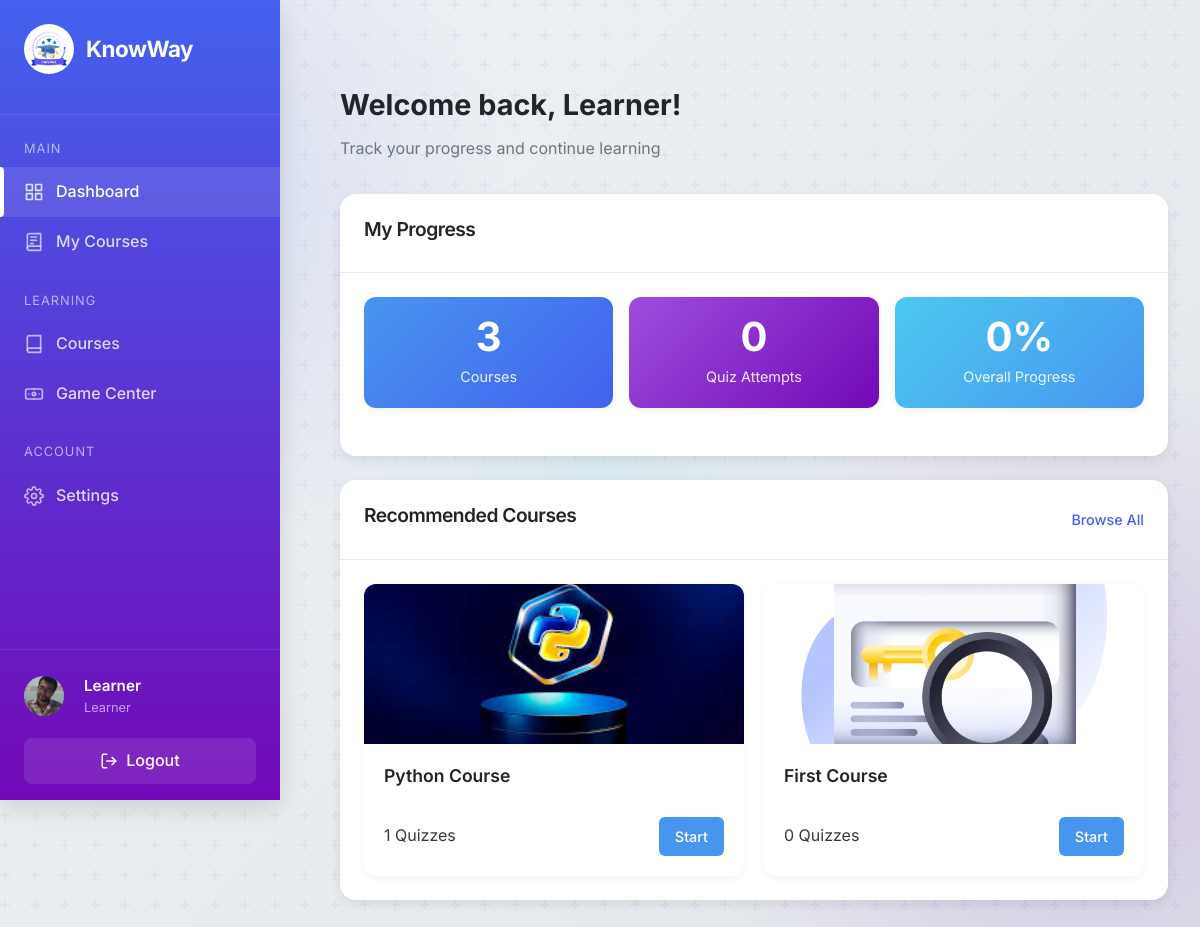
Page /view/dashboard.php (signed in) on the committed database.
### tables this page shows
CREATE TABLE `users` (
  `id` int(11) NOT NULL,
  `username` varchar(100) NOT NULL,
  `email` varchar(255) NOT NULL,
  `password` varchar(255) NOT NULL,
  `created_at` timestamp NOT NULL DEFAULT current_timestamp(),
  `role` varchar(20) DEFAULT 'learner',
  `phone` varchar(20) DEFAULT NULL,
  `bio` text DEFAULT NULL,
  `avatar` varchar(255) DEFAULT NULL
);

CREATE TABLE `courses` (
  `id` int(11) NOT NULL,
  `creator_id` int(11) NOT NULL,
  `title` varchar(255) NOT NULL,
  `description` text DEFAULT NULL,
  `image` varchar(255) DEFAULT NULL,
  `video` varchar(255) DEFAULT NULL,
  `video_type` enum('youtube','vimeo','uploaded') DEFAULT NULL,
  `status` enum('draft','pending','published') NOT NULL DEFAULT 'pending',
  `created_at` timestamp NOT NULL DEFAULT current_timestamp(),
  `updated_at` timestamp NULL DEFAULT NULL ON UPDATE current_timestamp(),
  `approved_at` timestamp NULL DEFAULT NULL,
  `approved_by` int(11) DEFAULT NULL
);

### view/dashboard.php (the view, shortened to what this page needs)
<?php
include '../config/db.php';
$user_id = $_SESSION['user_id'];
$username = $_SESSION['username'];
$user_avatar = '';
$stmt = $conn->prepare("SELECT avatar FROM users WHERE id = ?");
$stmt->bind_param("i", $user_id);
$stmt->execute();
$avatar_result = $stmt->get_result();
if ($avatar_result && $avatar_result->num_rows > 0) {
    $user_avatar = $avatar_result->fetch_assoc()['avatar'];
}
$initials = '';
$name_parts = explode(' ', $username);
foreach ($name_parts as $part) {
    $initials .= substr($part, 0, 1);
}
$enrolled_courses_query = "SELECT COUNT(DISTINCT cl.course_id) as enrolled
                          FROM course_likes cl
                          WHERE cl.user_id = ?";
$stmt = $conn->prepare($enrolled_courses_query);
$stmt->bind_param("i", $user_id);
$stmt->execute();
$enrolled_result = $stmt->get_result();
$enrolled_count = $enrolled_result->fetch_assoc()['enrolled'];
$quiz_attempts_query = "SELECT COUNT(*) as attempts
                       FROM quiz_attempts
                       WHERE user_id = ?";
$stmt = $conn->prepare($quiz_attempts_query);
$stmt->bind_param("i", $user_id);
$stmt->execute();
$attempts_result = $stmt->get_result();
$quiz_attempts = $attempts_result->fetch_assoc()['attempts'];
$completion_query = "SELECT
                    (SELECT COUNT(*) FROM quiz_attempts WHERE user_id = ? AND completed = 1) as completed,
                    (SELECT COUNT(*) FROM course_quizzes cq
                     JOIN courses c ON c.id = cq.course_id
                     JOIN course_likes cl ON cl.course_id = c.id
                     WHERE cl.user_id = ?) as total";
$stmt = $conn->prepare($completion_query);
$stmt->bind_param("ii", $user_id, $user_id);
$stmt->execute();
$completion_result = $stmt->get_result();
$completion_data = $completion_result->fetch_assoc();
$completed_quizzes = $completion_data['completed'];
$total_quizzes = $completion_data['total'];
$completion_percentage = $total_quizzes > 0 ? round(($completed_quizzes / $total_quizzes) * 100) : 0;
$courses_sql = "SELECT * FROM courses WHERE status = 'published' ORDER BY created_at DESC LIMIT 6";
$courses_result = $conn->query($courses_sql);
$user_progress = [
    'courses_enrolled' => $enrolled_count,
    'courses_completed' => $completed_quizzes,
    'quiz_attempts' => $quiz_attempts
];
?>
<!DOCTYPE html>
<html lang="en">
<head>
    <link rel="stylesheet" href="dashboard.css">
    <link rel="stylesheet" href="styles.css">
</head>
<body>
    <button class="mobile-menu-btn" id="mobileMenuBtn">
    </button>
    <aside class="sidebar" id="sidebar">
        <div class="sidebar-header">
            <a href="dashboard.php" class="logo">
                <img src="assets/logo-white-bg.png" alt="KnowWay Logo" class="logo-image">
                <div class="logo-text">KnowWay</div>
            </a>
        </div>
        <div class="sidebar-content">
            <div class="nav-section">
                <div class="nav-section-title">Main</div>
                <ul class="nav-links">
                    <li>
                        <a href="dashboard.php" class="nav-link active">
                            Dashboard
                        </a>
                    </li>
                    <li>
                        <a href="my-courses.php" class="nav-link">
                            My Courses
                        </a>
                    </li>
                </ul>
            </div>
            <div class="nav-section">
                <div class="nav-section-title">Learning</div>
                <ul class="nav-links">
                    <li>
                        <a href="courses.php" class="nav-link">
                        <svg class="nav-icon" xmlns="http://www.w3.org/2000/svg" viewBox="0 0 24 24" fill="none" stroke="currentColor" stroke-width="2" stroke-linecap="round" stroke-linejoin="round">
                                <path d="M4 19.5A2.5 2.5 0 0 1 6.5 17H20"></path>
                                <path d="M6.5 2H20v20H6.5A2.5 2.5 0 0 1 4 19.5v-15A2.5 2.5 0 0 1 6.5 2z"></path>
                            </svg>
                            Courses
                        </a>
                    </li>
                   <li>
                    <a href="game-center.php" class="nav-link">
                        Game Center
                    </a>
                </ul>
            </div>
            <div class="nav-section">
                <div class="nav-section-title">Account</div>
                <ul class="nav-links">
                    <li>
                        <a href="user-settings.php" class="nav-link">
                            Settings
                        </a>
                    </li>
                </ul>
            </div>
        </div>
        <div class="sidebar-footer">
            <div class="user-profile">
                <div class="user-avatar" style="width: 40px; height: 40px; border-radius: 50%; overflow: hidden; display: flex; align-items: center; justify-content: center; margin-right: 8px; font-weight: 600; flex-shrink: 0; text-align: center;">
                    <?php if (!empty($user_avatar) && file_exists($user_avatar)): ?>
                        <img src="<?php echo htmlspecialchars($user_avatar); ?>" alt="Avatar" style="width: 40px; height: 40px; object-fit: cover; display: block; margin: 0; padding: 0;">
                    <?php else: ?>
                        <span style="font-size: 16px;"><?php echo htmlspecialchars($initials); ?></span>
                    <?php endif; ?>
                </div>
                <div class="user-info">
                    <div class="user-name"><?php echo $username; ?></div>
                    <div class="user-role">Learner</div>
                </div>
            </div>
            <a href="../controller/logout.php" class="logout-btn">
                Logout
            </a>
        </div>
    </aside>
    <main class="main-content">
        <div class="page-header">
            <h1 class="greeting">Welcome back, <?php echo $username; ?>!</h1>
            <p class="subheading">Track your progress and continue learning</p>
            </div>
        <div class="dashboard-grid">
            <div class="card">
                <div class="card-header">
                    <h2 class="card-title">My Progress</h2>
                    </div>
                <div class="card-body">
                    <div class="progress-stats">
                        <div class="stat-card">
                            <div class="stat-value"><?php echo $user_progress['courses_enrolled']; ?></div>
                            <div class="stat-label">Courses</div>
                        </div>
                        <div class="stat-card">
                            <div class="stat-value"><?php echo $user_progress['quiz_attempts']; ?></div>
                            <div class="stat-label">Quiz Attempts</div>
                        </div>
                        <div class="stat-card">
                            <div class="stat-value"><?php echo $completion_percentage; ?>%</div>
                            <div class="stat-label">Overall Progress</div>
                        </div>
                    </div>
                        </div>
                        </div>
            <div class="card">
                <div class="card-header">
                    <h2 class="card-title">Recommended Courses</h2>
                    <a href="courses.php" class="card-link">Browse All</a>
                </div>
                <div class="card-body">
                    <div class="courses-grid">
                        <?php
                        if ($courses_result && $courses_result->num_rows > 0) {
                            while($course = $courses_result->fetch_assoc()) {
                                $quiz_count_query = "SELECT COUNT(*) as count FROM course_quizzes WHERE course_id = {$course['id']}";
                                $quiz_count_result = $conn->query($quiz_count_query);
                                $quiz_count = $quiz_count_result->fetch_assoc()['count'];
                                echo '
                                <div class="course-card">
                                    <div class="course-image">
                                        <img src="uploads/' . ($course['image'] ?? 'assets/images/course-placeholder.jpg') . '" alt="' . $course['title'] . '" onerror="this.src=\'assets/images/course-placeholder.jpg\'">
                                    </div>
                                    <div class="course-content">
                                        <h3 class="course-title">' . $course['title'] . '</h3>
                                        <div class="course-info">
                                            <span>' . $quiz_count . ' Quizzes</span>
                                            <a href="course-details.php?id=' . $course['id'] . '" class="enroll-btn">Start</a>
                                        </div>
                                    </div>
                                </div>
                                ';
                            }
                        } else {
                            echo '<p>No courses available at the moment.</p>';
                        }
                        ?>
                    </div>
                </div>
            </div>
                        </div>
    </main>
</body>
</html>

### view/styles.css (style rules this page uses)
* { margin: 0; padding: 0; box-sizing: border-box; font-family: "Inter", sans-serif; }
:root { --primary: #4361ee; --primary-light: #4895ef; --secondary: #4cc9f0; --accent: #7209b7; --accent-light: #9d4edd; --white: #ffffff; --off-white: #f8f9fa; --light-gray: #e9ecef; --gray: #6c757d; --dark-gray: #343a40; --black: #212529; --shadow-sm: 0 2px 8px rgba(0, 0, 0, 0.05); --shadow-md: 0 4px 12px rgba(0, 0, 0, 0.08); --shadow-lg: 0 8px 24px rgba(0, 0, 0, 0.12); --transition-fast: 0.2s ease; --transition-normal: 0.3s ease; --transition-slow: 0.5s ease; }
body { background-color: var(--off-white); min-height: 100vh; display: flex; justify-content: center; align-items: center; overflow-x: hidden; color: var(--dark-gray); position: relative; background: radial-gradient( circle at 10% 20%, rgba(67, 97, 238, 0.15) 0%, transparent 30% ), radial-gradient( circle at 90% 80%, rgba(114, 9, 183, 0.15) 0%, transparent 30% ), radial-gradient( circle at 50% 50%, rgba(76, 201, 240, 0.1) 0%, transparent 40% ), linear-gradient(135deg, #f0f2f5 0%, #e2e6ea 100%); }
body::before { content: ""; position: absolute; top: 0; left: 0; width: 100%; height: 100%; z-index: -1; opacity: 0.8; }
.logo { font-size: 2.8rem; font-weight: 700; margin-bottom: 16px; background: linear-gradient(to right, var(--white), var(--light-gray)); -webkit-background-clip: text; background-clip: text; color: transparent; letter-spacing: -0.5px; position: relative; z-index: 3; }
h2 { font-size: 2rem; color: var(--black); margin-bottom: 8px; font-weight: 700; letter-spacing: -0.5px; }

### rows in the picture
users: avatar (picture)
courses: image (picture), title "Python Course", quiz_count "1"
courses: image (picture), title "First Course", quiz_count "0"

### other values in the picture
$username "Learner"
$user_progress['courses_enrolled'] "3"
$user_progress['quiz_attempts'] "0"
$completion_percentage "0"
